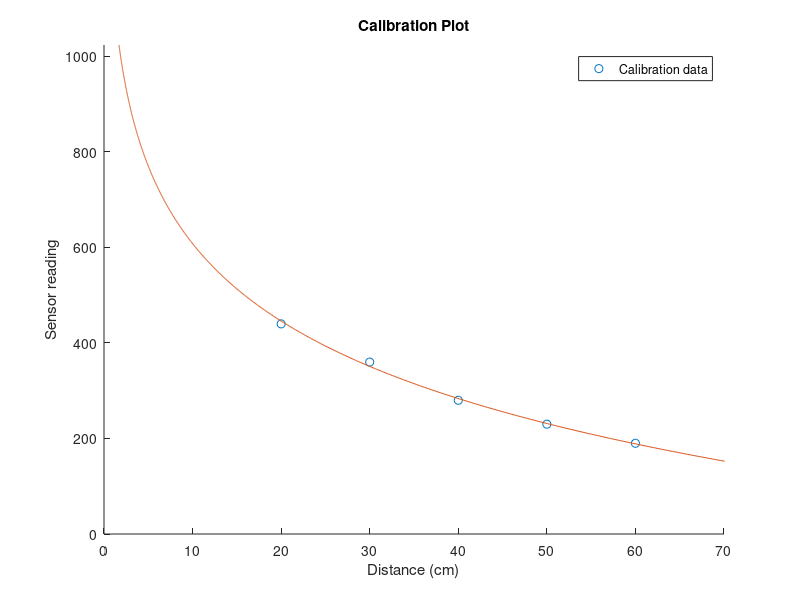
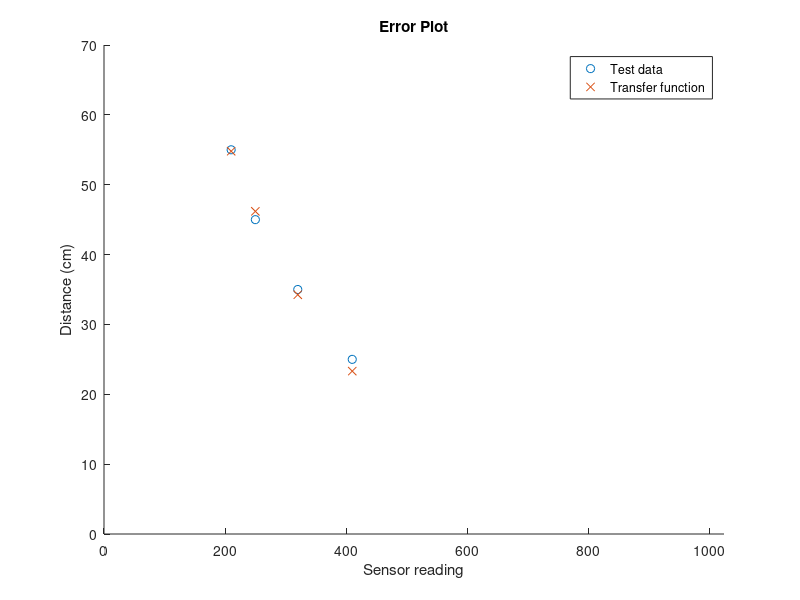
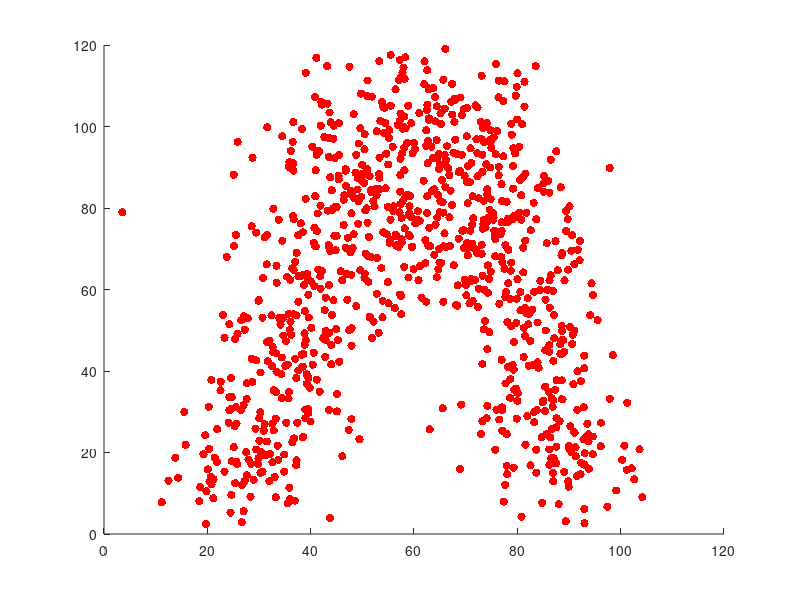

Source code (MATLAB) for these figures, in order:
a = 134.391;
b = -0.00427218;
t = @(x) a * exp(b * x);

figure
hold on

cal = [440 20 ; 360 30 ; 280 40 ; 230 50 ; 190 60];
xs = 0:1024;
ys = t(xs);

plot(cal(:,2), cal(:,1), 'o')
plot(ys, xs)

hold off
xlim([0 70])
ylim([0 1024])
xlabel('Distance (cm)')
ylabel('Sensor reading')
legend({'Calibration data'})
title('Calibration Plot')

figure
hold on

test = [410 25 ; 320 35 ; 250 45 ; 210 55];

plot(test(:,1), test(:,2), 'o')
plot(test(:,1), t(test(:,1)), 'x')

hold off
xlim([0 1024])
ylim([0 70])
xlabel('Sensor reading')
ylabel('Distance (cm)')
legend({'Test data', 'Transfer function'})
title('Error Plot')

clear

[X,Y] = meshgrid(linspace(0, 100), linspace(0, 100));
X = X(:)';
Y = Y(:)';
P = [X ; Y];

k = randperm(length(P), 7500);
X(:, k) = [];
Y(:, k) = [];
P(:, k) = [];
P = P + rand(size(P)) * 20;
Q = rand([2 30]) * 100;

left_out  = 4 * (X - 10);
left_in   = 4 * (X - 25);
middle    = 50;
right_in  = -4 * (X - 75);
right_out = -4 * (X - 90);

left  = Y < left_out  & Y > left_in;
right = Y < right_out & Y > right_in;
tall  = Y < left_out & Y < right_out & Y > middle;


inside = left | right | tall;
figure
hold on

scatter(P(1, inside), P(2, inside), 'filled', 'MarkerFaceColor', 'red')
scatter(Q(1, :), Q(2, :),  'filled', 'MarkerFaceColor', 'red')

hold off